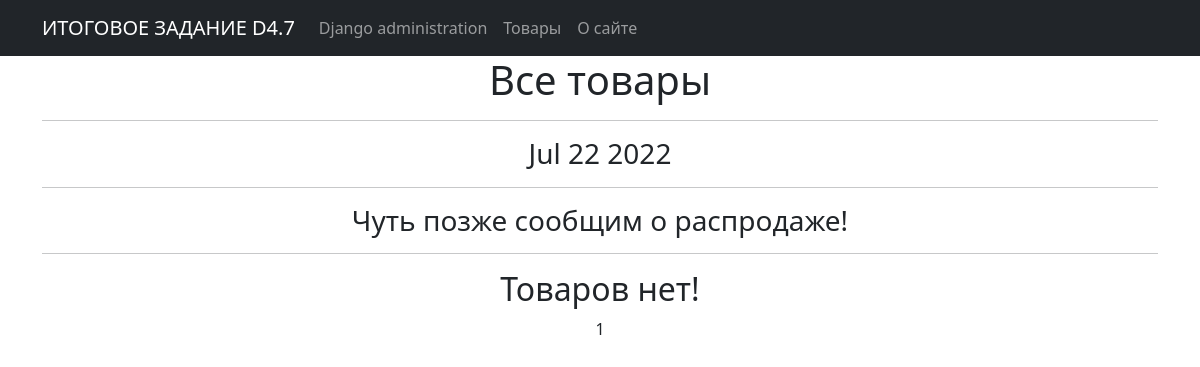
Before: /products/ with the older database file.
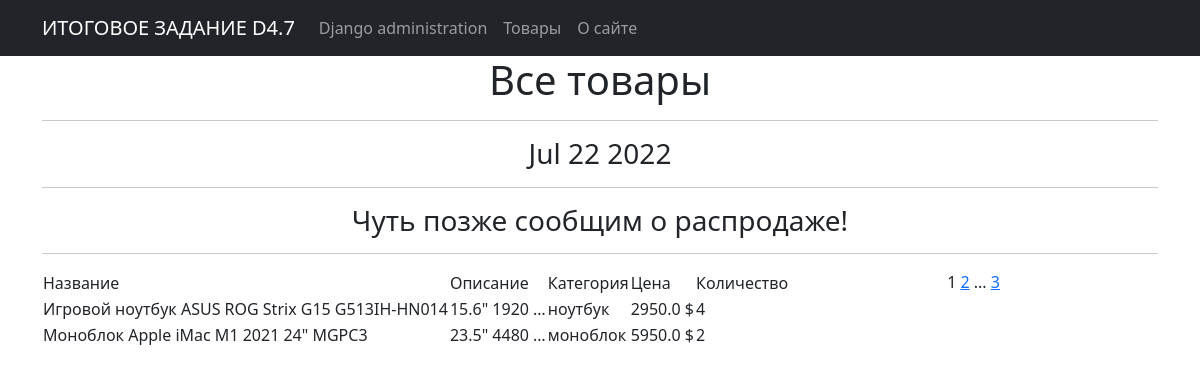
After: the same page with the newer database file.
### simpleapp/models.py (models this page shows, shortened)
class Product(models.Model):
    name = models.CharField(max_length=50, unique=True)
    description = models.TextField()
    quantity = models.IntegerField(validators=[MinValueValidator(0)])
    category = models.ForeignKey(to='Category', on_delete=models.CASCADE, related_name='products')
    price = models.FloatField(validators=[MinValueValidator(0.0)])

class Category(models.Model):
    name = models.CharField(max_length=100, unique=True)

### simpleapp/views.py (the view)
# urls.py: urlpatterns = [path('', ProductsList.as_view()),
class ProductsList(ListView):
    model = Product  # Указываем модель, объекты которой мы будем выводить
    ordering = 'name'  # Поле, которое будет использоваться для сортировки объектов
    template_name = 'products.html'
    context_object_name = 'products'
    paginate_by = 2
    def get_context_data(self, **kwargs):
        context = super().get_context_data(**kwargs)
        context['next_sale'] = None #'Распродажа уже в эту пятницу!!!'
        return context

### simpleapp/templatetags/custom_filters.py (called while the page is built)
@register.filter()
def currency(value, code='rub'):
   postfix = CURRENCIES_SYMBOLS[code]
   return f'{value} {postfix}'

### simpleapp/templatetags/custom_tags.py (called while the page is built)
@register.simple_tag()
def current_time(format_string='%b %d %Y'):
    return datetime.utcnow().strftime(format_string)

### templates/products.html (shortened to what this page needs)
{% extends 'flatpages/default.html' %}
{% load custom_filters %}
{% load custom_tags %}
{% block content %}
   <h1>Все товары</h1>
   <hr>
   <h3>{% current_time '%b %d %Y' %}</h3>
   <hr>
   <h3> {{ next_sale|default_if_none:"Чуть позже сообщим о распродаже!" }} </h3>
   <hr>
   {% if products %}
       <table align='left' border="0" cellspacing="0">
           <tr align="left">
               <td>Название</td>
               <td>Описание</td>
               <td>Категория</td>
               <td>Цена</td>
               <td>Количество</td>
           </tr>
           {% for product in products %}
           <tr align="left">
               <td>{{ product.name }}</td>
               <td>{{ product.description|truncatewords:2 }}</td>
               <td>{{ product.category.name }}</td>
               <td>{{ product.price|currency:'usd' }}</td>
               <td>{{ product.quantity }}</td>
           </tr>
           {% endfor %}
       </table>
   {% else %}
       <h2>Товаров нет!</h2>
   {% endif %}
   {{ page_obj.number }}
   {% if page_obj.has_next %}
       <a href="?page={{ page_obj.next_page_number }}">{{ page_obj.next_page_number }}</a>
       {% if paginator.num_pages != page_obj.next_page_number %}
            ...
           <a href="?page={{ page_obj.paginator.num_pages }}">{{ page_obj.paginator.num_pages }}</a>
       {% endif %}
   {% endif %}
{% endblock content %}

### templates/flatpages/default.html (shortened to what this page needs)
<!DOCTYPE html>
<html lang="en">
<head>
    {% load static %}
    <link href="{% static 'css/styles.css' %}" rel="stylesheet"/>
</head>
<body>
<nav class="navbar navbar-expand-lg navbar-dark bg-dark static-top">
    <div class="container">
        <a class="navbar-brand" href="">ИТОГОВОЕ ЗАДАНИЕ D4.7</a>
        <div class="collapse navbar-collapse" id="navbarResponsive">
            <ul class="navbar-nav ml-auto">
                <li class="nav-item active">
                    <a class="nav-link" href="/admin/">Django administration
                    </a>
                </li>
                <li class="nav-item">
                    <a class="nav-link" href="/products/">Товары</a>
                </li>
                <li class="nav-item">
                    <a class="nav-link" href="/about/">О сайте</a>
            </ul>
        </div>
    </div>
</nav>
<div class="container">
    <div class="row">
        <div class="col-lg-12 text-center">
            {% block content %}{% endblock content %}
        </div>
    </div>
</div>
</body>
</html>

Changed rows visible on the page:
added Product: name "Игровой ноутбук ASUS ROG Strix G15 G513IH-HN014", description "15.6\" 1920 …", category.name "ноутбук", price "2950.0 $", quantity "4"
added Product: name "Моноблок Apple iMac M1 2021 24\" MGPC3", description "23.5\" 4480 …", category.name "моноблок", price "5950.0 $", quantity "2"
Other visible differences:
{{ page_obj.next_page_number }}: (not shown) → "2"
{{ page_obj.paginator.num_pages }}: (not shown) → "3"
text no longer shown: "Товаров нет!"
text now shown: "Название Описание Категория Цена Количество ..."
